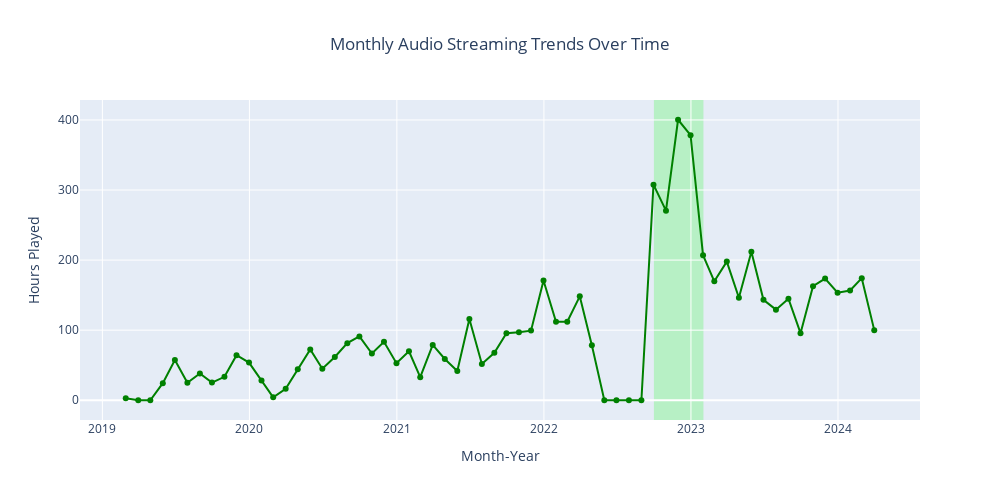

The code cell stored with this chart in its notebook:
### Markdown cell above
#### **Overall Streaming**

### Code cell
# Set 'ts' column as the index
indexed = spotify_data.set_index('ts', inplace=False)

# Resample the data on a monthly basis
streaming_trends = indexed.resample('M').sum()

fig = px.line(streaming_trends, x=streaming_trends.index, y=(streaming_trends['ms_played'] / (1000 * 60 * 60)).round(2),
              labels={'ts': 'Month-Year', 'y': 'Hours Played'},
              title='Monthly Audio Streaming Trends Over Time',
              color_discrete_sequence=['green'], markers=True)

fig.add_vrect(x0="2022-10-01", x1="2023-02-01", 
              fillcolor="rgba(0,255,0,0.2)", 
              layer="below", 
              line_width=0)

fig.update_layout(title=dict(text='Monthly Audio Streaming Trends Over Time', x=0.5),
                  xaxis_title='Month-Year',
                  yaxis_title='Hours Played',
                  width=1000, height=500)
fig.show()

### Figure 1 — Plotly figure (JSON) as saved in the notebook; plotly's stock layout.template omitted (floating-point values rounded to 4 significant figures)
{"data": [{"hovertemplate": "Month-Year=%{x}<br>Hours Played=%{y}<extra></extra>", "legendgroup": "", "line": {"color": "green", "dash": "solid"}, "marker": {"symbol": "circle"}, "mode": "lines+markers", "name": "", "orientation": "v", "showlegend": false, "type": "scatter", "x": ["2019-02-28T00:00:00+00:00", "2019-03-31T00:00:00+00:00", "2019-04-30T00:00:00+00:00", "2019-05-31T00:00:00+00:00", "2019-06-30T00:00:00+00:00", "2019-07-31T00:00:00+00:00", "2019-08-31T00:00:00+00:00", "2019-09-30T00:00:00+00:00", "2019-10-31T00:00:00+00:00", "2019-11-30T00:00:00+00:00", "2019-12-31T00:00:00+00:00", "2020-01-31T00:00:00+00:00", "2020-02-29T00:00:00+00:00", "2020-03-31T00:00:00+00:00", "2020-04-30T00:00:00+00:00", "2020-05-31T00:00:00+00:00", "2020-06-30T00:00:00+00:00", "2020-07-31T00:00:00+00:00", "2020-08-31T00:00:00+00:00", "2020-09-30T00:00:00+00:00", "2020-10-31T00:00:00+00:00", "2020-11-30T00:00:00+00:00", "2020-12-31T00:00:00+00:00", "2021-01-31T00:00:00+00:00", "2021-02-28T00:00:00+00:00", "2021-03-31T00:00:00+00:00", "2021-04-30T00:00:00+00:00", "2021-05-31T00:00:00+00:00", "2021-06-30T00:00:00+00:00", "2021-07-31T00:00:00+00:00", "2021-08-31T00:00:00+00:00", "2021-09-30T00:00:00+00:00", "2021-10-31T00:00:00+00:00", "2021-11-30T00:00:00+00:00", "2021-12-31T00:00:00+00:00", "2022-01-31T00:00:00+00:00", "2022-02-28T00:00:00+00:00", "2022-03-31T00:00:00+00:00", "2022-04-30T00:00:00+00:00", "2022-05-31T00:00:00+00:00", "2022-06-30T00:00:00+00:00", "2022-07-31T00:00:00+00:00", "2022-08-31T00:00:00+00:00", "2022-09-30T00:00:00+00:00", "2022-10-31T00:00:00+00:00", "2022-11-30T00:00:00+00:00", "2022-12-31T00:00:00+00:00", "2023-01-31T00:00:00+00:00", "2023-02-28T00:00:00+00:00", "2023-03-31T00:00:00+00:00", "2023-04-30T00:00:00+00:00", "2023-05-31T00:00:00+00:00", "2023-06-30T00:00:00+00:00", "2023-07-31T00:00:00+00:00", "2023-08-31T00:00:00+00:00", "2023-09-30T00:00:00+00:00", "2023-10-31T00:00:00+00:00", "2023-11-30T00:00:00+00:00", "2023-12-31T00:00:00+00:00", "2024-01-31T00:00:00+00:00", "2024-02-29T00:00:00+00:00", "2024-03-31T00:00:00+00:00"], "xaxis": "x", "y": [2.77, 0, 0, 24.33, 57.46, 25, 38.25, 25.16, 33.45, 64.36, 53.79, 28.25, 4.26, 16.34, 44.19, 72.53, 45.01, 61.71, 81.47, 91.13, 66.64, 83.32, 52.81, 69.86, 32.92, 78.97, 58.92, 41.67, 115.9, 51.79, 67.66, 95.65, 97.05, 99.36, 171.0, 112.1, 112.0, 148.3, 78.53, 0, 0, 0, 0, 307.6, 270.6, 400.3, 378.3, 207.0, 169.8, 197.9, 146.2, 211.9, 143.3, 129.3, 144.8, 95.74, 162.8, 173.6, 153.5, 156.5, 174.2, 100.0], "yaxis": "y"}], "layout": {"height": 500, "legend": {"tracegroupgap": 0}, "shapes": [{"fillcolor": "rgba(0,255,0,0.2)", "layer": "below", "line": {"width": 0}, "type": "rect", "x0": "2022-10-01", "x1": "2023-02-01", "xref": "x", "y0": 0, "y1": 1, "yref": "y domain"}], "title": {"text": "Monthly Audio Streaming Trends Over Time", "x": 0.5}, "width": 1000, "xaxis": {"anchor": "y", "domain": [0, 1], "title": {"text": "Month-Year"}}, "yaxis": {"anchor": "x", "domain": [0, 1], "title": {"text": "Hours Played"}}}}
